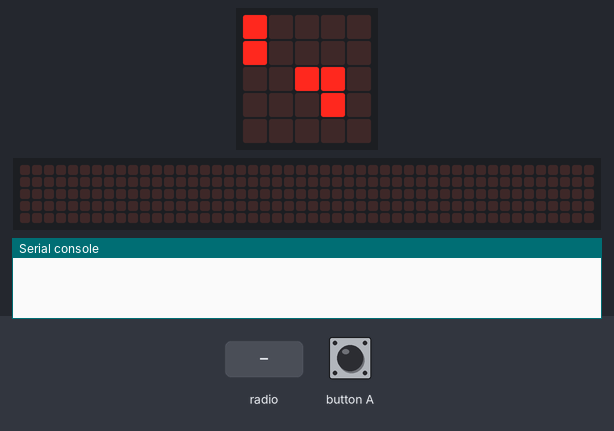
A program run on a simulated BBC micro:bit (MakeCode). Parts: the board's 5×5 LED display, a strip that is not on the board, showing the scrolling text unrolled, the last lines printed to the serial console. The inputs (shaded band) are chosen by the test bench. No radio messages arrive unless stated (any console line starting 'radio sent:' is added by the test bench); the 48×5 strip is a reading aid, not a part: it shows the text the display is scrolling, unrolled, one strip-width of it at a time.

Above: at 1.2 s.
1.3 s: radio message "100" arrives
At 1.9 s:
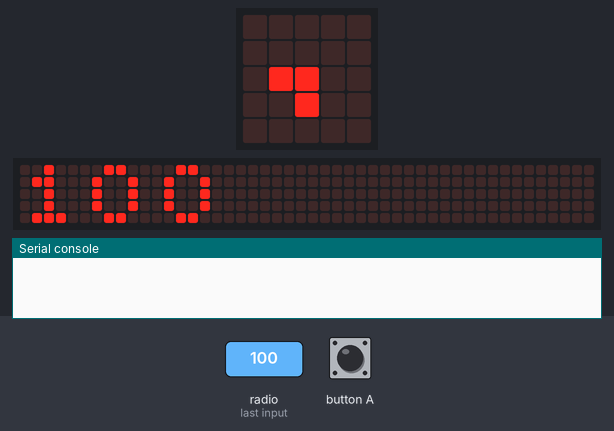
3.6 s: button A pressed for 0.15 s
At 6.1 s:
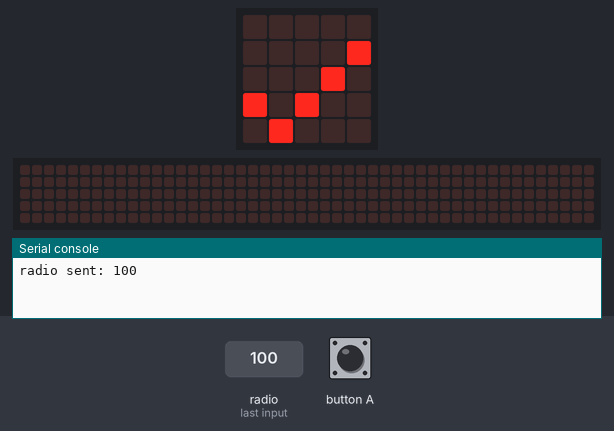
Timing chart, 0 to 7.6 s (numbered marks = the images above; inputs shaded):
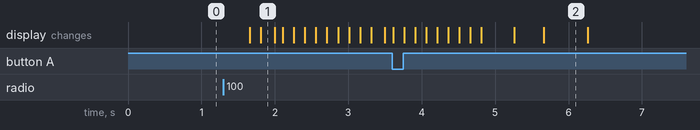

The program:

main.ts
```typescript
radio.onReceivedNumber(function (receivedNumber) {
    basic.showString("" + (receivedNumber))
})
input.onButtonPressed(Button.A, function () {
    radio.sendNumber(100)
    basic.showIcon(IconNames.Yes)
})
radio.setGroup(1)
basic.forever(function () {
    basic.showLeds(`
        # . . . .
        # . . . .
        . . # # .
        . . . # .
        . . . . .
        `)
})
```

test.ts
```typescript
// tu są testy; nie będzie to kompilowane, gdy ten pakiet będzie używany jako rozszerzenie.
```

Measured:
- after the input at 1.3 s, the display: first changes after 0.36 s (image 1 shows a later state)
- after the input at 3.6 s, the display: first differs from a run without the input after 2.1 s (image 2)
- what the display in image 2 shows lasts 0.6 s, from 5.7 s to 6.3 s
